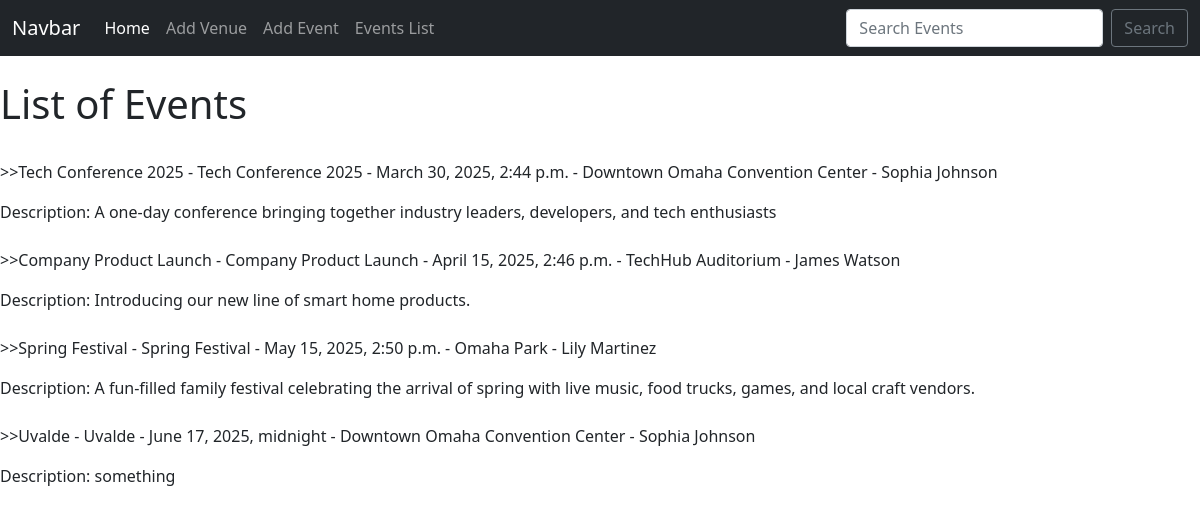
Page /events_list on the committed database.
### events/models.py (models this page shows)
class Event(models.Model):
    name = models.CharField('Event Name',max_length=120)
    event_date = models.DateTimeField('Event Date')
    venue = models.ForeignKey(Venue, on_delete=models.SET_NULL, blank=True, null=True)
    manager = models.CharField('Manager of Event',max_length=60)
    description = models.TextField(blank=True)
    def __str__(self):
        return self.name

class Venue(models.Model):
    name = models.CharField('Venue Name',max_length=120)
    address = models.CharField('Address',max_length=300)
    zip_code = models.CharField('Zip Code',max_length=15)
    phone = models.CharField('Phone',max_length=120)
    web = models.URLField('Website',blank=True, max_length=120)
    email_address = models.EmailField('Email Address',max_length=120)
    def __str__(self):
        return self.name

### events/views.py (the view)
# urls.py: path('events_list', views.events_list, name="events_list"),
def events_list(request):
    event_list = Event.objects.all()
    return render(request, 'events/events_list.html', {'events_list': event_list})

### events/templates/events/events_list.html
{% extends 'events/base.html' %}
{% block content %}
    <h1> List of Events </h1>
    {% for event in events_list %}
    <br/>
        <p>>>{{ event }} - {{ event.name }} - {{ event.event_date}} - {{event.venue}} - {{event.manager}}</p>
        Description: {{event.description}}
    <br/>
    {% endfor %}
{% endblock %}

### events/templates/events/base.html (shortened to what this page needs)
<!doctype html>
<html lang="en">
  <head>
    <link href="https://cdn.jsdelivr.net/npm/bootstrap@5.0.2/dist/css/bootstrap.min.css" rel="stylesheet">
  </head>
  <body>
    {% include 'events/navbar.html' %}
    <br/>
    {% block content %}
    {% endblock %}
  </body>
</html>

### events/templates/events/navbar.html (shortened to what this page needs)
<nav class="navbar navbar-expand-lg navbar-dark bg-dark">
    <div class="container-fluid">
      <a class="navbar-brand" href="#">Navbar</a>
      <div class="collapse navbar-collapse" id="navbarSupportedContent">
        <ul class="navbar-nav me-auto mb-2 mb-lg-0">
          <li class="nav-item">
            <a class="nav-link active" aria-current="page" href="{% url 'home' %}">Home</a>
          </li>
          <li class="nav-item">
            <a class="nav-link" href="{% url 'add_venue' %}">Add Venue</a>
          </li>
          <li class="nav-item">
            <a class="nav-link" href="{% url 'add_event' %}">Add Event</a>
          </li>
          <li class="nav-item">
            <a class="nav-link" href="{% url 'events_list' %}">Events List</a>
          </li>
        </ul>
        <form class="d-flex" method=POST action="{% url 'search_events' %}">
          <input class="form-control me-2" type="search" placeholder="Search Events" aria-label="Search" name="searched">
          <button class="btn btn-outline-secondary" type="submit">Search</button>
        </form>
      </div>
    </div>
  </nav>

### rows in the picture
Event: name "Tech Conference 2025", event_date "March 30, 2025, 2:44 p.m.", venue "Downtown Omaha Convention Center", manager "Sophia Johnson", description "A one-day conference bringing together industry leaders, developers, and tech enthusiasts"
Event: name "Company Product Launch", event_date "April 15, 2025, 2:46 p.m.", venue "TechHub Auditorium", manager "James Watson", description "Introducing our new line of smart home products."
Event: name "Spring Festival", event_date "May 15, 2025, 2:50 p.m.", venue "Omaha Park", manager "Lily Martinez", description "A fun-filled family festival celebrating the arrival of spring with live music, food trucks, games, and local craft vendors."
Event: name "Uvalde", event_date "June 17, 2025, midnight", venue "Downtown Omaha Convention Center", manager "Sophia Johnson", description "something"
